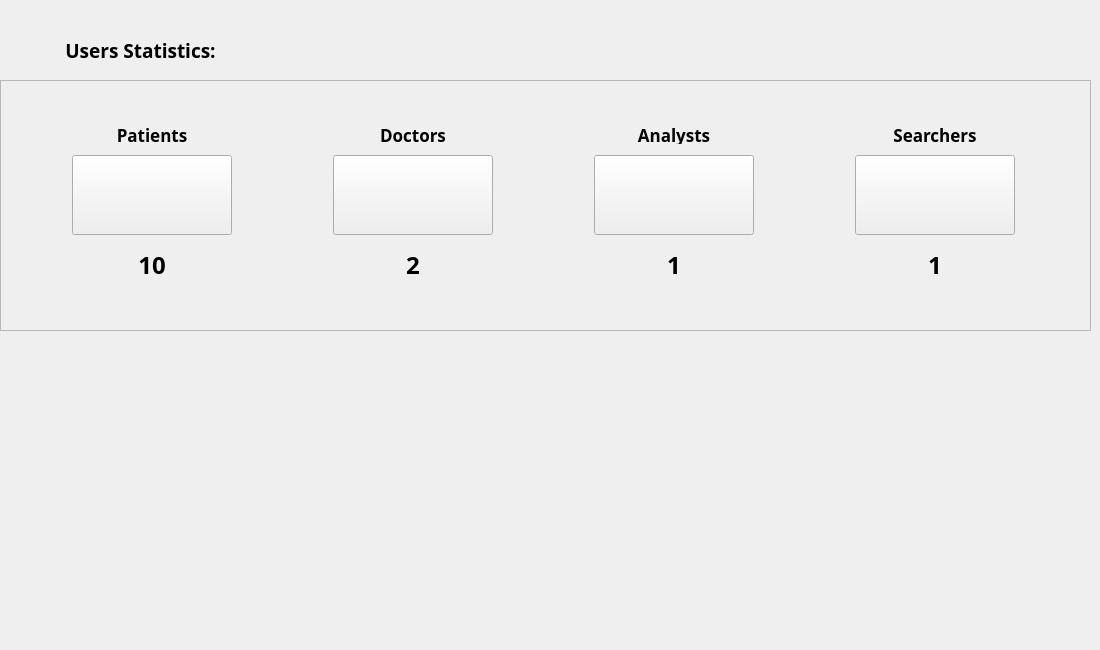
         <widget class="QWidget" name="homeTab">
          <property name="sizePolicy">
           <sizepolicy hsizetype="Expanding" vsizetype="Expanding">
            <horstretch>0</horstretch>
            <verstretch>0</verstretch>
           </sizepolicy>
          </property>
          <attribute name="title">
           <string>Acceuil</string>
          </attribute>
          <widget class="QWidget" name="mainFrame" native="true">
           <property name="geometry">
            <rect>
             <x>0</x>
             <y>0</y>
             <width>1091</width>
             <height>641</height>
            </rect>
           </property>
           <property name="sizePolicy">
            <sizepolicy hsizetype="Preferred" vsizetype="Expanding">
             <horstretch>0</horstretch>
             <verstretch>0</verstretch>
            </sizepolicy>
           </property>
           <property name="font">
            <font>
             <family>Noto Sans</family>
            </font>
           </property>
           <widget class="QFrame" name="cardsFrame">
            <property name="geometry">
             <rect>
              <x>0</x>
              <y>80</y>
              <width>1091</width>
              <height>251</height>
             </rect>
            </property>
            <property name="minimumSize">
             <size>
              <width>950</width>
              <height>0</height>
             </size>
            </property>
            <property name="maximumSize">
             <size>
              <width>16777215</width>
              <height>16777215</height>
             </size>
            </property>
            <property name="frameShape">
             <enum>QFrame::StyledPanel</enum>
            </property>
            <property name="frameShadow">
             <enum>QFrame::Raised</enum>
            </property>
            <layout class="QHBoxLayout" name="horizontalLayout_7">
             <property name="spacing">
              <number>20</number>
             </property>
             <property name="leftMargin">
              <number>0</number>
             </property>
             <property name="topMargin">
              <number>0</number>
             </property>
             <property name="rightMargin">
              <number>0</number>
             </property>
             <property name="bottomMargin">
              <number>0</number>
             </property>
             <item>
              <widget class="QWidget" name="card3" native="true">
               <property name="minimumSize">
                <size>
                 <width>180</width>
                 <height>180</height>
                </size>
               </property>
               <property name="maximumSize">
                <size>
                 <width>180</width>
                 <height>180</height>
                </size>
               </property>
               <property name="cursor">
                <cursorShape>ArrowCursor</cursorShape>
               </property>
               <widget class="QPushButton" name="homePatientsBtn">
                <property name="geometry">
                 <rect>
                  <x>10</x>
                  <y>40</y>
                  <width>160</width>
                  <height>80</height>
                 </rect>
                </property>
                <property name="sizePolicy">
                 <sizepolicy hsizetype="Preferred" vsizetype="Preferred">
                  <horstretch>160</horstretch>
                  <verstretch>0</verstretch>
                 </sizepolicy>
                </property>
                <property name="minimumSize">
                 <size>
                  <width>160</width>
                  <height>80</height>
                 </size>
                </property>
                <property name="maximumSize">
                 <size>
                  <width>160</width>
                  <height>80</height>
                 </size>
                </property>
                <property name="font">
                 <font>
                  <family>Noto Sans</family>
                  <weight>75</weight>
                  <bold>true</bold>
                 </font>
                </property>
                <property name="text">
                 <string/>
                </property>
                <property name="icon">
                 <iconset resource="../resource.qrc">
                  <normaloff>:/icons/icons/others/patient.png</normaloff>:/icons/icons/others/patient.png</iconset>
                </property>
                <property name="iconSize">
                 <size>
                  <width>80</width>
                  <height>80</height>
                 </size>
                </property>
               </widget>
               <widget class="QLabel" name="label">
                <property name="geometry">
                 <rect>
                  <x>10</x>
                  <y>10</y>
                  <width>160</width>
                  <height>19</height>
                 </rect>
                </property>
                <property name="font">
                 <font>
                  <family>Noto Sans</family>
                  <pointsize>13</pointsize>
                  <weight>75</weight>
                  <bold>true</bold>
                 </font>
                </property>
                <property name="text">
                 <string>Patients</string>
                </property>
                <property name="alignment">
                 <set>Qt::AlignCenter</set>
                </property>
               </widget>
               <widget class="QLabel" name="homePatientsLbl">
                <property name="geometry">
                 <rect>
                  <x>50</x>
                  <y>130</y>
                  <width>80</width>
                  <height>40</height>
                 </rect>
                </property>
                <property name="font">
                 <font>
                  <family>Noto Sans</family>
                  <pointsize>18</pointsize>
                  <weight>75</weight>
                  <bold>true</bold>
                 </font>
                </property>
                <property name="text">
                 <string>10</string>
                </property>
                <property name="alignment">
                 <set>Qt::AlignCenter</set>
                </property>
               </widget>
              </widget>
             </item>
             <item>
              <widget class="QWidget" name="card2" native="true">
               <property name="minimumSize">
                <size>
                 <width>180</width>
                 <height>180</height>
                </size>
               </property>
               <property name="maximumSize">
                <size>
                 <width>180</width>
                 <height>180</height>
                </size>
               </property>
               <property name="cursor">
                <cursorShape>ArrowCursor</cursorShape>
               </property>
               <widget class="QPushButton" name="homeDoctorsBtn">
                <property name="geometry">
                 <rect>
                  <x>10</x>
                  <y>40</y>
                  <width>160</width>
                  <height>80</height>
                 </rect>
                </property>
                <property name="sizePolicy">
                 <sizepolicy hsizetype="Preferred" vsizetype="Preferred">
                  <horstretch>0</horstretch>
                  <verstretch>0</verstretch>
                 </sizepolicy>
                </property>
                <property name="minimumSize">
                 <size>
                  <width>160</width>
                  <height>80</height>
                 </size>
                </property>
                <property name="maximumSize">
                 <size>
                  <width>160</width>
                  <height>80</height>
                 </size>
                </property>
                <property name="font">
                 <font>
                  <family>Noto Sans</family>
                  <weight>75</weight>
                  <bold>true</bold>
                 </font>
                </property>
                <property name="text">
                 <string/>
                </property>
                <property name="icon">
                 <iconset resource="../resource.qrc">
                  <normaloff>:/icons/icons/others/doctor-removebg-preview.png</normaloff>:/icons/icons/others/doctor-removebg-preview.png</iconset>
                </property>
                <property name="iconSize">
                 <size>
                  <width>80</width>
                  <height>80</height>
                 </size>
                </property>
               </widget>
               <widget class="QLabel" name="label_2">
                <property name="geometry">
                 <rect>
                  <x>10</x>
                  <y>10</y>
                  <width>160</width>
                  <height>19</height>
                 </rect>
                </property>
                <property name="font">
                 <font>
                  <family>Noto Sans</family>
                  <pointsize>13</pointsize>
                  <weight>75</weight>
                  <bold>true</bold>
                 </font>
                </property>
                <property name="text">
                 <string>Doctors</string>
                </property>
                <property name="alignment">
                 <set>Qt::AlignCenter</set>
                </property>
               </widget>
               <widget class="QLabel" name="homeDoctorsLbl">
                <property name="geometry">
                 <rect>
                  <x>50</x>
                  <y>130</y>
                  <width>80</width>
                  <height>40</height>
                 </rect>
                </property>
                <property name="font">
                 <font>
                  <family>Noto Sans</family>
                  <pointsize>18</pointsize>
                  <weight>75</weight>
                  <bold>true</bold>
                 </font>
                </property>
                <property name="text">
                 <string>2</string>
                </property>
                <property name="alignment">
                 <set>Qt::AlignCenter</set>
                </property>
               </widget>
              </widget>
             </item>
             <item>
              <widget class="QWidget" name="card1" native="true">
               <property name="minimumSize">
                <size>
                 <width>180</width>
                 <height>180</height>
                </size>
               </property>
               <property name="maximumSize">
                <size>
                 <width>180</width>
                 <height>180</height>
                </size>
               </property>
               <property name="cursor">
                <cursorShape>ArrowCursor</cursorShape>
               </property>
               <widget class="QPushButton" name="homeAnalystsBtn">
                <property name="geometry">
                 <rect>
                  <x>10</x>
                  <y>40</y>
                  <width>160</width>
                  <height>80</height>
                 </rect>
                </property>
                <property name="sizePolicy">
                 <sizepolicy hsizetype="Preferred" vsizetype="Preferred">
                  <horstretch>0</horstretch>
                  <verstretch>0</verstretch>
                 </sizepolicy>
                </property>
                <property name="minimumSize">
                 <size>
                  <width>160</width>
                  <height>80</height>
                 </size>
                </property>
                <property name="maximumSize">
                 <size>
                  <width>160</width>
                  <height>80</height>
                 </size>
                </property>
                <property name="font">
                 <font>
                  <family>Noto Sans</family>
                  <weight>75</weight>
                  <bold>true</bold>
                 </font>
                </property>
                <property name="text">
                 <string/>
                </property>
                <property name="icon">
                 <iconset resource="../resource.qrc">
                  <normaloff>:/icons/icons/others/user_analyst.png</normaloff>:/icons/icons/others/user_analyst.png</iconset>
                </property>
                <property name="iconSize">
                 <size>
                  <width>80</width>
                  <height>80</height>
                 </size>
                </property>
               </widget>
               <widget class="QLabel" name="label_6">
                <property name="geometry">
                 <rect>
                  <x>10</x>
                  <y>10</y>
                  <width>160</width>
                  <height>19</height>
                 </rect>
                </property>
                <property name="font">
                 <font>
                  <family>Noto Sans</family>
                  <pointsize>13</pointsize>
                  <weight>75</weight>
                  <bold>true</bold>
                 </font>
                </property>
                <property name="text">
                 <string>Analysts</string>
                </property>
                <property name="alignment">
                 <set>Qt::AlignCenter</set>
                </property>
               </widget>
               <widget class="QLabel" name="homeAnalystsLbl">
                <property name="geometry">
                 <rect>
                  <x>50</x>
                  <y>130</y>
                  <width>80</width>
                  <height>40</height>
                 </rect>
                </property>
                <property name="font">
                 <font>
                  <family>Noto Sans</family>
                  <pointsize>18</pointsize>
                  <weight>75</weight>
                  <bold>true</bold>
                 </font>
                </property>
                <property name="text">
                 <string>1</string>
                </property>
                <property name="alignment">
                 <set>Qt::AlignCenter</set>
                </property>
               </widget>
              </widget>
             </item>
             <item>
              <widget class="QWidget" name="card4" native="true">
               <property name="minimumSize">
                <size>
                 <width>180</width>
                 <height>180</height>
                </size>
               </property>
               <property name="maximumSize">
                <size>
                 <width>180</width>
                 <height>180</height>
                </size>
               </property>
               <widget class="QPushButton" name="homeSearchersBtn">
                <property name="geometry">
                 <rect>
                  <x>10</x>
                  <y>40</y>
                  <width>160</width>
                  <height>80</height>
                 </rect>
                </property>
                <property name="sizePolicy">
                 <sizepolicy hsizetype="Preferred" vsizetype="Preferred">
                  <horstretch>0</horstretch>
                  <verstretch>0</verstretch>
                 </sizepolicy>
                </property>
                <property name="minimumSize">
                 <size>
                  <width>160</width>
                  <height>80</height>
                 </size>
                </property>
                <property name="maximumSize">
                 <size>
                  <width>160</width>
                  <height>80</height>
                 </size>
                </property>
                <property name="font">
                 <font>
                  <family>Noto Sans</family>
                  <weight>75</weight>
                  <bold>true</bold>
                 </font>
                </property>
                <property name="text">
                 <string/>
                </property>
                <property name="icon">
                 <iconset resource="../resource.qrc">
                  <normaloff>:/icons/icons/others/user_find.png</normaloff>:/icons/icons/others/user_find.png</iconset>
                </property>
                <property name="iconSize">
                 <size>
                  <width>80</width>
                  <height>80</height>
                 </size>
                </property>
               </widget>
               <widget class="QLabel" name="label_9">
                <property name="geometry">
                 <rect>
                  <x>10</x>
                  <y>10</y>
                  <width>160</width>
                  <height>19</height>
                 </rect>
                </property>
                <property name="font">
                 <font>
                  <family>Noto Sans</family>
                  <pointsize>13</pointsize>
                  <weight>75</weight>
                  <bold>true</bold>
                 </font>
                </property>
                <property name="text">
                 <string>Searchers</string>
                </property>
                <property name="alignment">
                 <set>Qt::AlignCenter</set>
                </property>
               </widget>
               <widget class="QLabel" name="homeSearchersLbl">
                <property name="geometry">
                 <rect>
                  <x>50</x>
                  <y>130</y>
                  <width>80</width>
                  <height>40</height>
                 </rect>
                </property>
                <property name="font">
                 <font>
                  <family>Noto Sans</family>
                  <pointsize>18</pointsize>
                  <weight>75</weight>
                  <bold>true</bold>
                 </font>
                </property>
                <property name="text">
                 <string>1</string>
                </property>
                <property name="alignment">
                 <set>Qt::AlignCenter</set>
                </property>
               </widget>
              </widget>
             </item>
            </layout>
           </widget>
           <widget class="QLabel" name="spaceLbl_2">
            <property name="geometry">
             <rect>
              <x>20</x>
              <y>20</y>
              <width>241</width>
              <height>61</height>
             </rect>
            </property>
            <property name="font">
             <font>
              <family>Noto Sans</family>
              <pointsize>14</pointsize>
              <weight>75</weight>
              <bold>true</bold>
             </font>
            </property>
            <property name="text">
             <string>Users Statistics:</string>
            </property>
            <property name="alignment">
             <set>Qt::AlignCenter</set>
            </property>
           </widget>
          </widget>
         </widget>
